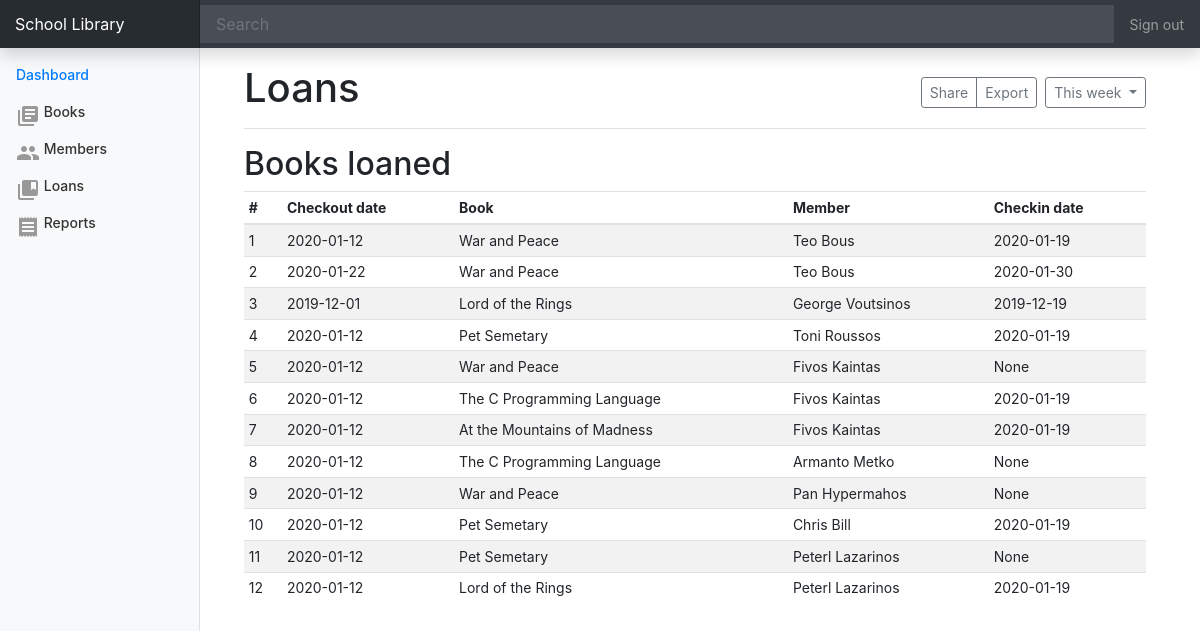
Page /loans on the committed database.
### tables this page shows
CREATE TABLE loans (
	id INTEGER primary key autoincrement,
	checkout_date TEXT default CURRENT_DATE,
	checkin_date TEXT,
	member_id INTEGER not null,
	book_id INTEGER not null,

	foreign key(member_id) references members(id),
	foreign key(book_id) references books(id)
);

CREATE TABLE books (
	id INTEGER primary key autoincrement,
	title TEXT not null,
	isbn TEXT UNIQUE,
	author TEXT not null,
	description TEXT,
	year_published INTEGER,
	copies INTEGER DEFAULT 1,
	category TEXT DEFAULT 'uknown',
	cover TEXT DEFAULT 'cover.png'
);

CREATE TABLE members (
	id INTEGER primary key autoincrement,
	first_name TEXT not null,
	last_name TEXT not null,
	role TEXT,
	phone TEXT,
	email TEXT,
	avatar TEXT DEFAULT 'avatar.png'
);

### app.py (the view)
@app.route('/loans')
def loans():
	db = get_db()
	query = """
				SELECT loans.id AS id, checkout_date, checkin_date, title, first_name, last_name
				FROM loans
				JOIN books ON loans.book_id = books.id
				JOIN members ON loans.member_id = members.id;
			"""
	cur = db.execute(query)
	results = cur.fetchall()
	return render_template('loans.html', loans=results)

### database.py (called while the page is built)
def connect_db():
	sql = sqlite3.connect('data.db')
	sql.row_factory = sqlite3.Row
	return sql

def get_db():
	if not hasattr(g, 'sqlite_db'):
		g.sqlite_db = connect_db()
	return g.sqlite_db

### templates/loans.html (shortened to what this page needs)
{% extends 'base.html' %}
{% block content %}
<main role="main" class="col-md-9 ml-sm-auto col-lg-10 px-4">
          <div class="d-flex justify-content-between flex-wrap flex-md-nowrap align-items-center pt-3 pb-2 mb-3 border-bottom">
            <h1>Loans</h1>
            <div class="btn-toolbar mb-2 mb-md-0">
              <div class="btn-group mr-2">
                <button type="button" class="btn btn-sm btn-outline-secondary">Share</button>
                <button type="button" class="btn btn-sm btn-outline-secondary">Export</button>
              </div>
              <button type="button" class="btn btn-sm btn-outline-secondary dropdown-toggle">
              This week
              </button>
            </div>
          </div>
          <h2>Books loaned</h2>
          <div class="table-responsive">
            <table class="table table-striped table-sm">
              <thead>
                <tr>
                  <th>#</th>
                  <th>Checkout date</th>
                  <th>Book</th>
                  <th>Member</th>
                  <th>Checkin date</th>
                </tr>
              </thead>
              <tbody>
                {% for loan in loans %}
                <tr>
                  <td>{{ loan.id }}</td>
                  <td>{{ loan.checkout_date }}</td>
                  <td>{{ loan.title }}</td>
                  <td>{{ loan.first_name }} {{ loan.last_name }}</td>
                  <td>{{ loan.checkin_date }}</td>
                </tr>
                {% endfor %}
              </tbody>
            </table>
          </div>
        </main>
{% endblock %}

### static/custom.css (style rules this page uses)
body { font-size: .875rem; }
[role="main"] { padding-top: 133px; }
@media (min-width: 768px) { [role="main"] { padding-top: 48px; } }

### rows in the picture
loans: id "1", checkout_date "2020-01-12", title "War and Peace", first_name "Teo", last_name "Bous", checkin_date "2020-01-19"
loans: id "2", checkout_date "2020-01-22", title "War and Peace", first_name "Teo", last_name "Bous", checkin_date "2020-01-30"
loans: id "3", checkout_date "2019-12-01", title "Lord of the Rings", first_name "George", last_name "Voutsinos", checkin_date "2019-12-19"
loans: id "4", checkout_date "2020-01-12", title "Pet Semetary", first_name "Toni", last_name "Roussos", checkin_date "2020-01-19"
loans: id "5", checkout_date "2020-01-12", title "War and Peace", first_name "Fivos", last_name "Kaintas", checkin_date "None"
loans: id "6", checkout_date "2020-01-12", title "The C Programming Language", first_name "Fivos", last_name "Kaintas", checkin_date "2020-01-19"
loans: id "7", checkout_date "2020-01-12", title "At the Mountains of Madness", first_name "Fivos", last_name "Kaintas", checkin_date "2020-01-19"
loans: id "8", checkout_date "2020-01-12", title "The C Programming Language", first_name "Armanto", last_name "Metko", checkin_date "None"
loans: id "9", checkout_date "2020-01-12", title "War and Peace", first_name "Pan", last_name "Hypermahos", checkin_date "None"
loans: id "10", checkout_date "2020-01-12", title "Pet Semetary", first_name "Chris", last_name "Bill", checkin_date "2020-01-19"
loans: id "11", checkout_date "2020-01-12", title "Pet Semetary", first_name "Peterl", last_name "Lazarinos", checkin_date "None"
loans: id "12", checkout_date "2020-01-12", title "Lord of the Rings", first_name "Peterl", last_name "Lazarinos", checkin_date "2020-01-19"
